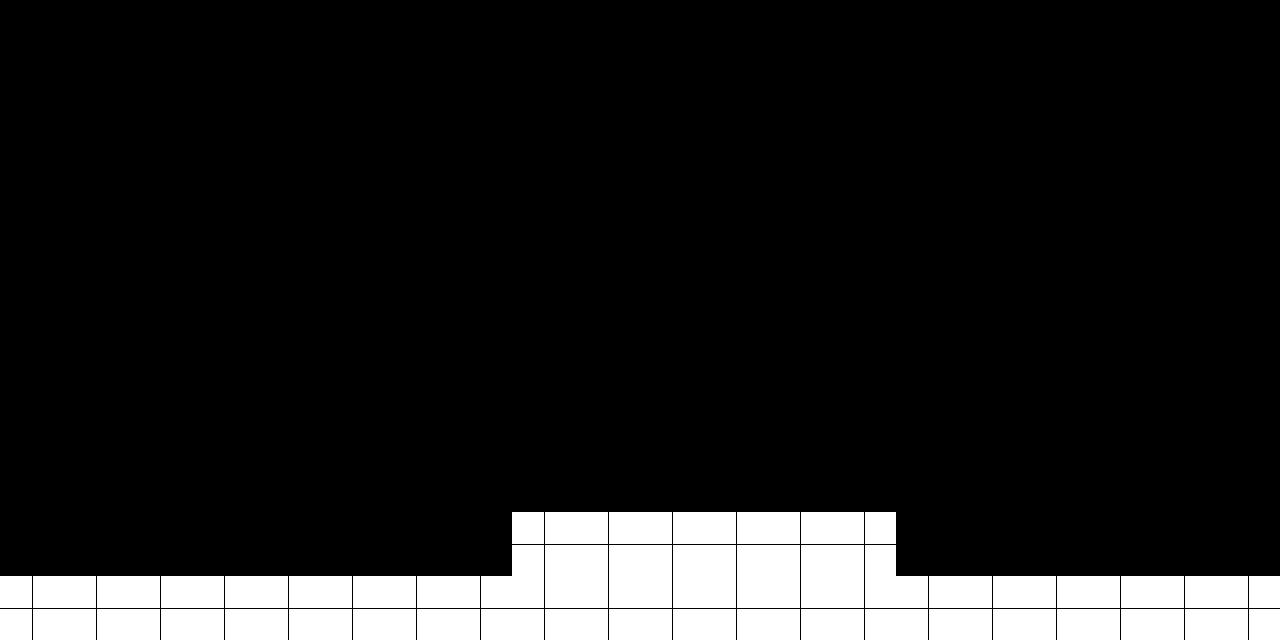

This is a level from a 2D game, rendered from its Tiled map with the project's own tilesets. A one-line summary and the map file follow, with tile-layer data summarised:
An orthogonal 20x10 tile map with 64x64 px tiles, 1 tile layer (Capa de Patrones 1).

<map version="1.2" tiledversion="1.2.0" orientation="orthogonal" renderorder="right-down" width="20" height="10" tilewidth="64" tileheight="64" infinite="0" nextlayerid="2" nextobjectid="1">
 <tileset firstgid="1" name="tileset" tilewidth="64" tileheight="64" tilecount="1" columns="1">
  <image source="tileset.png" width="64" height="64" />
 </tileset>
 <layer id="1" name="Capa de Patrones 1" width="20" height="10">
  <data>[200 cells, 26 non-empty, 1 distinct tile ids]</data>
 </layer>
</map>